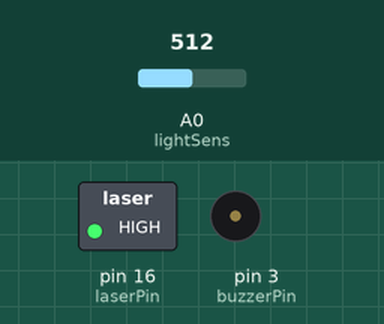
Simulated run of this sketch. Board: Arduino Uno, built with avr-gcc and run on an emulated ATmega328P. Shown: switched loads named in the sketch (green lamp = pin HIGH), buzzer (waves = sounding). Inputs (shaded band) come from the test bench; at power-on: A0 (lightSens) = 512. What the sketch prints to the serial monitor is not drawn.

Above: at 1.2 s.
1.3 s: A0 (lightSens) set to 488
At 1.6 s:
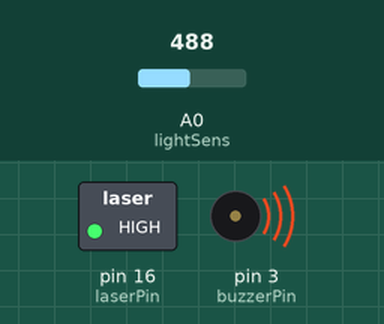
Timing chart, 0 to 4.3 s (numbered marks = the images above; inputs shaded):
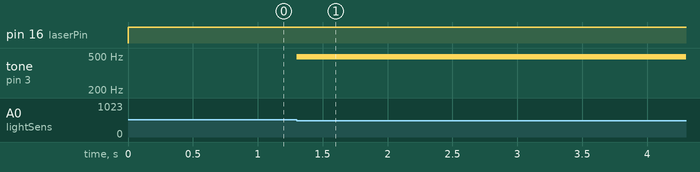

The sketch:

laser_alert.ino
```cpp
// 5 pins trip wire

//===============================================================|
// ADJUSTABLE SETTINGS                                           |
//===============================================================|
int PercentVolume= 100; //Enter value 1-100                        |
//===============================================================|


// Variables
  long millisCount;
// Output Pins
  int laserPin = 16;
  int buzzerPin = 3;
// Input Pins
  int lightSens = A0;


void setup() {
  pinMode(laserPin, OUTPUT);
  pinMode(buzzerPin, OUTPUT);
  Serial.begin(9600);
}


void loop() {


//Armed mode
  digitalWrite(laserPin,HIGH);
  if (analogRead(lightSens) < 500) {
      beep(3);
  }
  else analogWrite(buzzerPin,0);

  if ((millis() - millisCount) >= 100) {
       millisCount = millis();
       stats();
      }
//---------------------------------------------------------------
//Buzzer volume test (used to determine buzzer volume increases
//with PWM value 1-50, then cycles)
//for(int i=0; i<50;i++){
//analogWrite(buzzerPin,i);
//delay(200);
//Serial.println(i);
}

//}
//===============================================================
// SUB ROUTINES
//===============================================================
//Beep routine: beep(# of beeps)
void beep(int qty) {
  int count;
    for (count = 1;count<=qty;count++) {
      analogWrite(buzzerPin, PercentVolume/2);    //note max volume at 50, so divide user input value by 2
      delay(100);
      digitalWrite(buzzerPin, 0);
      delay(100);
    }
  }


//Writes stats to the Serial Port
void stats() {
  Serial.print(" Light Sensor:");
  Serial.println(analogRead(lightSens));

}
```

Measured:
- the behaviour switches between 500 and 499 on A0 (lightSens) (found by bisection; images 0 and 1)
- after the input at 1.3 s, tone on pin 3 (buzzerPin): silent → 490 Hz at once
